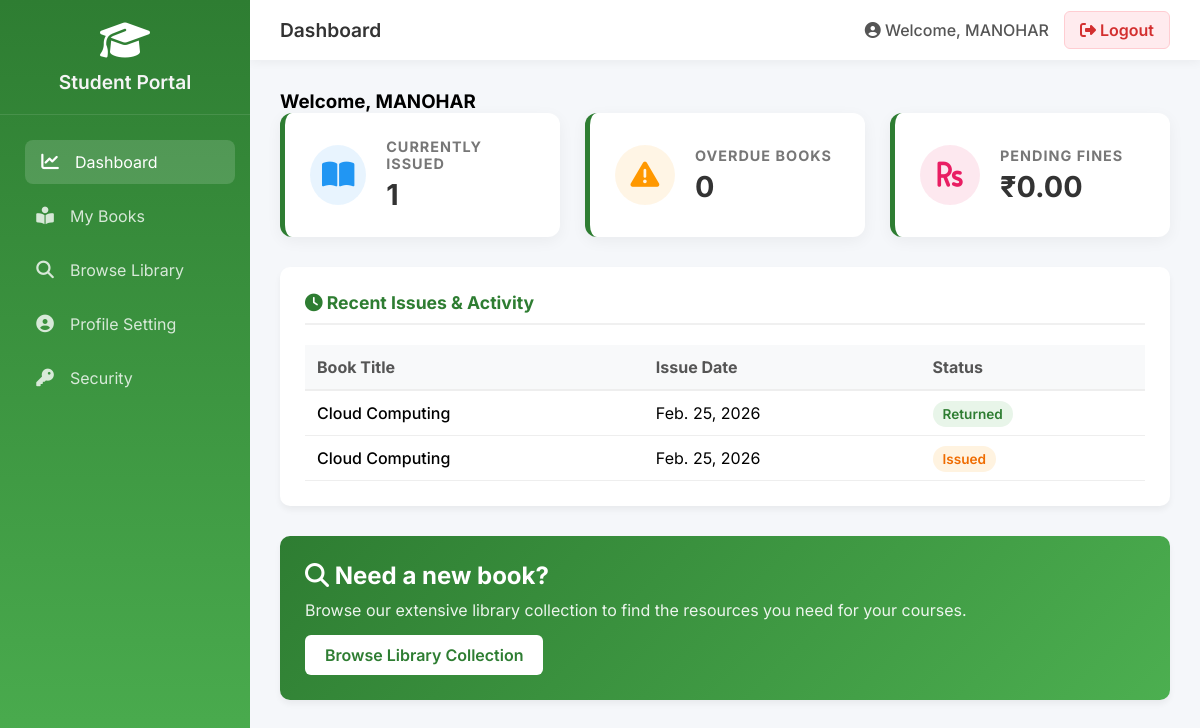
The page /student-dashboard/ (signed in) on the database its author committed.
### applib/models.py (models this page shows, shortened)
class User(AbstractUser):
    ROLE_CHOICES = (
        ('admin', 'Admin'),
        ('student', 'Student'),
        ('faculty', 'Faculty'),
        ('staff', 'Staff'),
    )
    role = models.CharField(
        max_length=20,
        choices=ROLE_CHOICES,
        default='student'
    )
    identifier = models.CharField(max_length=50, unique=True, null=True, blank=True) # Used for ID/Roll No
    mobile = models.CharField(max_length=15, null=True, blank=True)
    email_verified = models.BooleanField(default=False)
    mobile_verified = models.BooleanField(default=False)

class BookIssue(models.Model):
    student = models.ForeignKey(User, on_delete=models.CASCADE)
    book = models.ForeignKey(Book, on_delete=models.CASCADE)
    issue_date = models.DateField(auto_now_add=True)
    due_date = models.DateField(null=True, blank=True)
    return_date = models.DateField(null=True, blank=True)
    returned = models.BooleanField(default=False)

class Book(models.Model):
    title = models.CharField(max_length=200)
    author = models.ForeignKey(Author, on_delete=models.CASCADE)
    category = models.ForeignKey(Category, on_delete=models.SET_NULL, null=True, blank=True)
    isbn = models.CharField(max_length=20, unique=True)
    total_copies = models.IntegerField(default=1)
    available_copies = models.IntegerField(default=1)

### applib/views.py (the view)
# urls.py: path('student-dashboard/', views.student_dashboard, name='student_dashboard'),
@login_required
def student_dashboard(request):
    if request.user.role != 'student':
        return HttpResponse("Unauthorized", status=401)
    recent_issues = BookIssue.objects.filter(student=request.user).select_related('book').order_by('-issue_date')[:5]
    issued_count = BookIssue.objects.filter(student=request.user, returned=False).count()
    context = {
        'issued_count': issued_count,
        'recent_issues': recent_issues,
    }
    return render(request, 'student_dashboard.html', context)

### applib/templates/student_dashboard.html
{% extends 'base_student.html' %}
{% block content %}
<h3>
    Welcome, {{ user.first_name|default:user.username }}
</h3>
<div class="dashboard-grid">
    <div class="stat-card">
        <div class="stat-icon" style="color: #2196f3; background: rgba(33,150,243,0.1);">
            <i class="fas fa-book-open"></i>
        </div>
        <div class="stat-details">
            <h3>Currently Issued</h3>
            <p>{{ issued_count }}</p>
        </div>
    </div>
    <div class="stat-card">
        <div class="stat-icon" style="color: #ff9800; background: rgba(255,152,0,0.1);">
            <i class="fas fa-exclamation-triangle"></i>
        </div>
        <div class="stat-details">
            <h3>Overdue Books</h3>
            <p>0</p>
        </div>
    </div>
    <div class="stat-card">
        <div class="stat-icon" style="color: #e91e63; background: rgba(233,30,99,0.1);">
            <i class="fas fa-rupee-sign"></i>
        </div>
        <div class="stat-details">
            <h3>Pending Fines</h3>
            <p>₹0.00</p>
        </div>
    </div>
</div>
<div class="card">
    <h2 class="card-title"><i class="fas fa-clock"></i> Recent Issues & Activity</h2>
    <table style="width: 100%; border-collapse: collapse; text-align: left;">
        <thead>
            <tr style="background: #f8f9fa; border-bottom: 2px solid #eee;">
                <th style="padding: 12px; color: #555;">Book Title</th>
                <th style="padding: 12px; color: #555;">Issue Date</th>
                <th style="padding: 12px; color: #555;">Status</th>
            </tr>
        </thead>
        <tbody>
            {% for issue in recent_issues %}
            <tr style="border-bottom: 1px solid #eee;">
                <td style="padding: 12px; font-weight: 500;">{{ issue.book.title }}</td>
                <td style="padding: 12px;">{{ issue.issue_date }}</td>
                <td style="padding: 12px;">
                    {% if issue.returned %}
                    <span
                        style="background: #e8f5e9; color: #2e7d32; padding: 5px 10px; border-radius: 20px; font-size: 0.85rem; font-weight: 600;">Returned</span>
                    {% else %}
                    <span
                        style="background: #fff3e0; color: #ef6c00; padding: 5px 10px; border-radius: 20px; font-size: 0.85rem; font-weight: 600;">Issued</span>
                    {% endif %}
                </td>
            </tr>
            {% empty %}
            <tr>
                <td colspan="3" style="padding: 15px; text-align: center; color: #777;">No recent activity found.</td>
            </tr>
            {% endfor %}
        </tbody>
    </table>
</div>
<div class="card"
    style="margin-top: 30px; background: linear-gradient(135deg, var(--primary), var(--secondary)); color: white;">
    <h2 style="margin-bottom: 10px;"><i class="fas fa-search"></i> Need a new book?</h2>
    <p style="margin-bottom: 15px; opacity: 0.9;">Browse our extensive library collection to find the resources you need
        for your courses.</p>
    <a href="#" class="btn"
        style="display: inline-block; background: white; color: var(--primary); padding: 10px 20px; border-radius: 6px; text-decoration: none; font-weight: 600;">Browse
        Library Collection</a>
</div>
{% endblock %}

### applib/templates/base_student.html (shortened to what this page needs)
{% load static %}
<!DOCTYPE html>
<html lang="en">
<head>
    <link rel="stylesheet" href="https://cdnjs.cloudflare.com/ajax/libs/font-awesome/6.4.0/css/all.min.css">
</head>
<body>
    <aside class="sidebar">
        <div class="sidebar-header">
            <i class="fas fa-graduation-cap"></i>
            <h2>Student Portal</h2>
        </div>
        <ul class="nav-menu">
            <li class="nav-item">
                <a href="{% url 'student_dashboard' %}"
                    class="nav-link {% if request.path == '/student-dashboard/' %}active{% endif %}">
                    <i class="fas fa-chart-line"></i> Dashboard
                </a>
            </li>
            <li class="nav-item">
                <a href="#" class="nav-link">
                    <i class="fas fa-book-reader"></i> My Books
                </a>
            </li>
            <li class="nav-item">
                <a href="#" class="nav-link">
                    <i class="fas fa-search"></i> Browse Library
                </a>
            </li>
            <li class="nav-item">
                <a href="#" class="nav-link">
                    <i class="fas fa-user-circle"></i> Profile Setting
                </a>
            </li>
            <li class="nav-item">
                <a href="#" class="nav-link">
                    <i class="fas fa-key"></i> Security
                </a>
            </li>
        </ul>
    </aside>
    <main class="main-content">
        <header class="top-header">
            <div class="header-title">
                {% block page_title %}Dashboard{% endblock %}
            </div>
            <div class="user-profile">
                <span><i class="fas fa-user-circle"></i> Welcome, {{ user.first_name|default:user.username }}</span>
                <a href="{% url 'logout' %}" class="btn-logout"><i class="fas fa-sign-out-alt"></i> Logout</a>
            </div>
        </header>
        <section class="content-area">
            {% block content %}
            {% endblock %}
        </section>
    </main>
</body>
</html>

### applib/templates/base_student.html (style rules this page uses)
:root { --primary: #2e7d32; --secondary: #4caf50; --accent: #ff9800; --text-dark: #333; --text-light: #f4f4f4; --bg-light: #f5f7fa; --sidebar-width: 250px; --header-height: 60px; }
* { margin: 0; padding: 0; box-sizing: border-box; font-family: 'Inter', sans-serif; }
body { background-color: var(--bg-light); display: flex; }
.sidebar { width: var(--sidebar-width); background: linear-gradient(180deg, var(--primary), var(--secondary)); color: var(--text-light); height: 100vh; position: fixed; left: 0; top: 0; overflow-y: auto; transition: all 0.3s; z-index: 1000; }
.sidebar-header { padding: 20px; text-align: center; border-bottom: 1px solid rgba(255, 255, 255, 0.1); }
.sidebar-header h2 { font-size: 1.2rem; margin-top: 10px; font-weight: 600; }
.sidebar-header i { font-size: 2.5rem; color: #fff; }
.nav-menu { list-style: none; padding: 20px 0; }
.nav-item { padding: 5px 20px; }
.nav-link { display: flex; align-items: center; color: rgba(255, 255, 255, 0.8); text-decoration: none; padding: 12px 15px; border-radius: 8px; transition: all 0.3s; }
.nav-link i { margin-right: 15px; width: 20px; text-align: center; font-size: 1.1rem; }
.nav-link:hover, .nav-link.active { background: rgba(255, 255, 255, 0.15); color: #fff; transform: translateX(5px); }
.main-content { flex: 1; margin-left: var(--sidebar-width); min-height: 100vh; display: flex; flex-direction: column; }
.top-header { height: var(--header-height); background: #fff; box-shadow: 0 2px 10px rgba(0, 0, 0, 0.05); display: flex; justify-content: space-between; align-items: center; padding: 0 30px; position: sticky; top: 0; z-index: 999; }
.header-title { font-size: 1.2rem; color: var(--text-dark); font-weight: 600; }
.user-profile { display: flex; align-items: center; gap: 15px; }
.user-profile span { font-weight: 500; color: #555; }
.btn-logout { background: #ffebee; color: #d32f2f; border: 1px solid #ffcdd2; padding: 8px 15px; border-radius: 6px; text-decoration: none; font-weight: 600; transition: all 0.3s; }
.content-area { padding: 30px; flex: 1; }
.card { background: #fff; border-radius: 10px; box-shadow: 0 4px 6px rgba(0, 0, 0, 0.05); padding: 25px; margin-bottom: 25px; }
.card-title { font-size: 1.1rem; color: var(--primary); margin-bottom: 20px; border-bottom: 2px solid #f0f0f0; padding-bottom: 10px; }
.dashboard-grid { display: grid; grid-template-columns: repeat(auto-fit, minmax(280px, 1fr)); gap: 25px; margin-bottom: 30px; }
.stat-card { background: #fff; border-radius: 12px; padding: 25px; box-shadow: 0 4px 15px rgba(0, 0, 0, 0.05); display: flex; align-items: center; gap: 20px; transition: transform 0.3s; border-left: 5px solid var(--primary); }
.stat-icon { width: 60px; height: 60px; border-radius: 50%; background: rgba(46, 125, 50, 0.1); color: var(--primary); display: flex; align-items: center; justify-content: center; font-size: 1.8rem; }
.stat-details h3 { font-size: 0.9rem; color: #777; text-transform: uppercase; letter-spacing: 1px; margin-bottom: 5px; }
.stat-details p { font-size: 1.8rem; font-weight: 700; color: var(--text-dark); }

### rows shown on the page
User: first_name "MANOHAR"
BookIssue: book "Cloud Computing", issue_date "Feb. 25, 2026", returned "Returned"
BookIssue: book "Cloud Computing", issue_date "Feb. 25, 2026", returned "Issued"

### other values the page prints
{{ issued_count }} "1"
